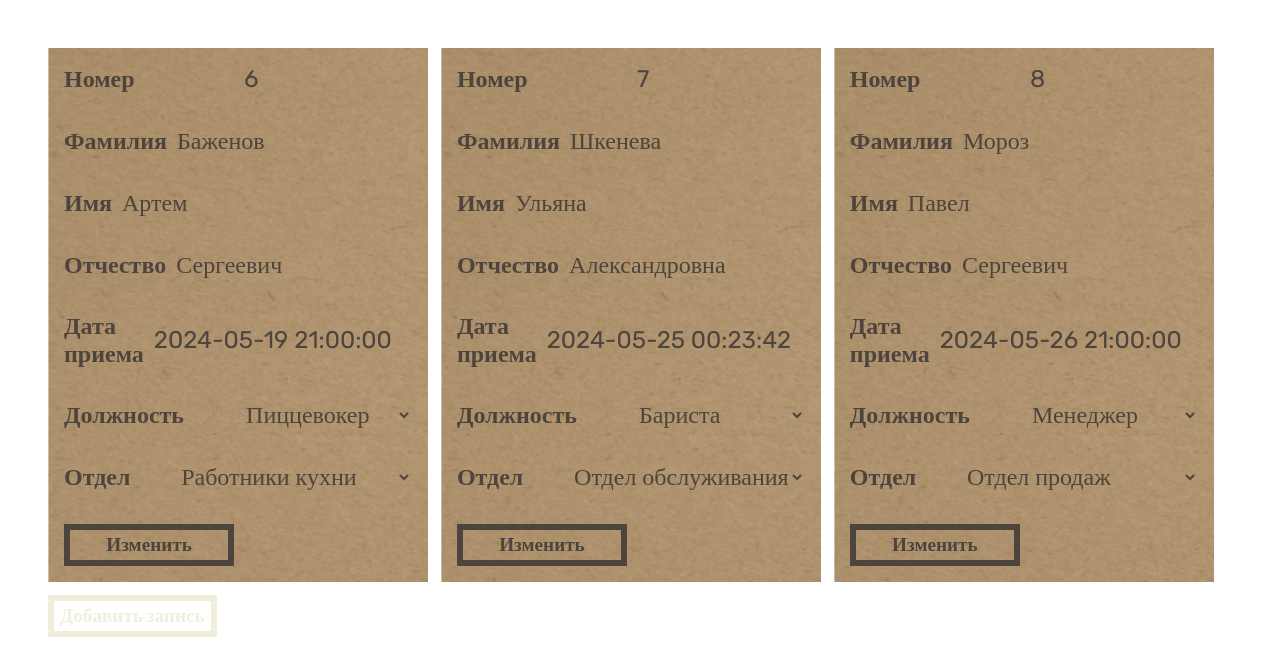
The page /admin/admin_priem.php on the database its author committed.
### tables this page shows
CREATE TABLE `document_priem` (
  `idPriem` int(11) NOT NULL,
  `Familia_Sotr` char(15) DEFAULT NULL,
  `Imya_Sotr` char(15) DEFAULT NULL,
  `Otchestvo_Sotr` char(15) DEFAULT NULL,
  `Data_Priema` timestamp NULL DEFAULT CURRENT_TIMESTAMP,
  `Doljnost_idDoljnost` int(11) NOT NULL,
  `Otdel_idOtdel` int(11) NOT NULL
);

CREATE TABLE `otdel` (
  `idOtdel` int(11) NOT NULL,
  `Naimen_Otdel` char(20) DEFAULT NULL
);

### admin/admin_priem.php (the view, shortened to what this page needs)
<!DOCTYPE html>
<html lang="ru">
<head>
    <link rel="stylesheet" href="../style/admin.css?<?echo time();?>">
</head>
<body>
<?
include("../auto/connect.php");
function draw_dolj($table8){
    include("../auto/connect.php");
    $r=mysqli_query($bd, "select * from Doljnost;");
    $myrow=mysqli_fetch_array($r);
    echo "<select name='Dolj' id=Dolj{$table8}>";
    do{
    echo "<option value = '$myrow[0]'>$myrow[1]</option>";
    }
    while ($myrow=mysqli_fetch_array($r));
    echo "</select>";
};
function draw_otdel($table9) {
    include("../auto/connect.php");
    $r = mysqli_query($bd, "select * from Otdel;");
    echo "<td><select name='idotdel' id='Otdel{$table9}'>";
    while ($myrow = mysqli_fetch_array($r)) {
        echo "<option value='$myrow[0]'";
        if ($myrow[0] == $table9) {
            echo " selected";
        }
        echo ">$myrow[1]</option>";
    }
    echo "</select></td>";
};
$r = mysqli_query($bd,"SELECT * FROM `document_priem`");
$myrow = mysqli_fetch_array($r);
echo "<div class = 'item-holder'>";
if (mysqli_num_rows($r) > 0){
do{
    $ID=$myrow['idPriem'];
    $table1=$myrow['Familia_Sotr'];
    $table2=$myrow['Imya_Sotr'];
    $table4=$myrow['Otchestvo_Sotr'];
    $table7=$myrow['Data_Priema'];
        echo "<div class = 'form-holder'>";
            echo "<form action='updatepriem.php' method='GET'> ";
                echo "<div class = 'item'><p>Номер</p><input type='text' name='id' style='width:50px' value='$ID' ></div>";
                echo "<div class = 'item'><p>Фамилия</p><input type='text' name='fam'  value='$table1'></div>";
                echo "<div class = 'item'><p>Имя</p><input type='text' name='im'  value='$table2'></div>";
                echo "<div class = 'item'><p>Отчество</p><input type='text' name='otch'  value='$table4'></div>";
                echo "<div class = 'item'><p>Дата приема</p><input type='text' name='data' value='$table7'></div>";;
                echo "<div class = 'item'>
                    <p>Должность</p>";
                    draw_dolj($myrow['Doljnost_idDoljnost']);
                echo "</div>";
                echo"<div class = 'item'>
                    <p>Отдел</p>";
                    draw_otdel($myrow['Otdel_idOtdel']);
                echo "
                </div>
                <div class = 'item'>
                    <button type='submit' class='btn btn-primary' name='idstatpriem' value='$myrow[idPriem]'>Изменить</button>
                </div>
            </form>
            </div>";
}
while ($myrow = mysqli_fetch_array($r));
}else {
    echo "<p class = 'sad'>Пока ничего нет ((</p>";
};
echo "<form action='forma_priem.php' method = 'post'>
    <input type='submit' class = 'btn-primary' name = 'submit' value='Добавить запись'>
    </form>";
echo"</div>";
?>
</body>
</html>

### style/admin.css (style rules this page uses)
* { margin: 0; box-sizing: border-box; font-family: Rubik; }
.item-holder { display: grid; grid-template-columns: repeat(auto-fit, minmax(min(100%, 22rem), 1fr)); gap: 0.8rem; height: 100%; padding: 3rem; }
.form-holder, .card-holder, .otch { background: url(../assets/admincard.png); background-size: cover; }
.item { display: grid; grid-template-columns: repeat(2, 1fr); gap: 0.5rem; padding:1rem ; }
.item p, .otch p { display: flex; align-items: center; color: rgb(77, 68, 61); font-family: Rubik; font-size: 1.5rem; font-weight: 800; line-height: 1.75rem; letter-spacing: 0rem; text-align: left; }
.item input, select { display: flex; justify-content: center; align-items: center; background: transparent; border: none; color: rgb(77, 68, 61); font-family: Rubik; font-size: 1.5rem; font-weight: 400; line-height: 1.75rem; letter-spacing: 0rem; outline: none; }
.item button { background: transparent; outline: none; border: 0.38rem solid rgb(77, 68, 61); cursor: pointer; color: rgb(77, 68, 61); font-family: Rubik; font-size: 1.2rem; font-weight: 800; line-height: 1.75rem; letter-spacing: 0rem; }
.btn-primary { background: transparent; outline: none; border: 0.38rem solid rgb(241, 238, 219);; cursor: pointer; color: rgb(241, 238, 219);; font-family: Rubik; font-size: 1.2rem; font-weight: 800; line-height: 1.75rem; letter-spacing: 0rem; }

### rows shown on the page
document_priem: id "6", fam "Баженов", im "Артем", otch "Сергеевич", data "2024-05-19 21:00:00", idotdel "Работники кухни"
document_priem: id "7", fam "Шкенева", im "Ульяна", otch "Александровна", data "2024-05-25 00:23:42", idotdel "Отдел обслуживания"
document_priem: id "8", fam "Мороз", im "Павел", otch "Сергеевич", data "2024-05-26 21:00:00", idotdel "Отдел продаж"

### other values the page prints
form field Dolj "Пиццевокер"
form field Dolj "Бариста"
form field Dolj "Менеджер"
